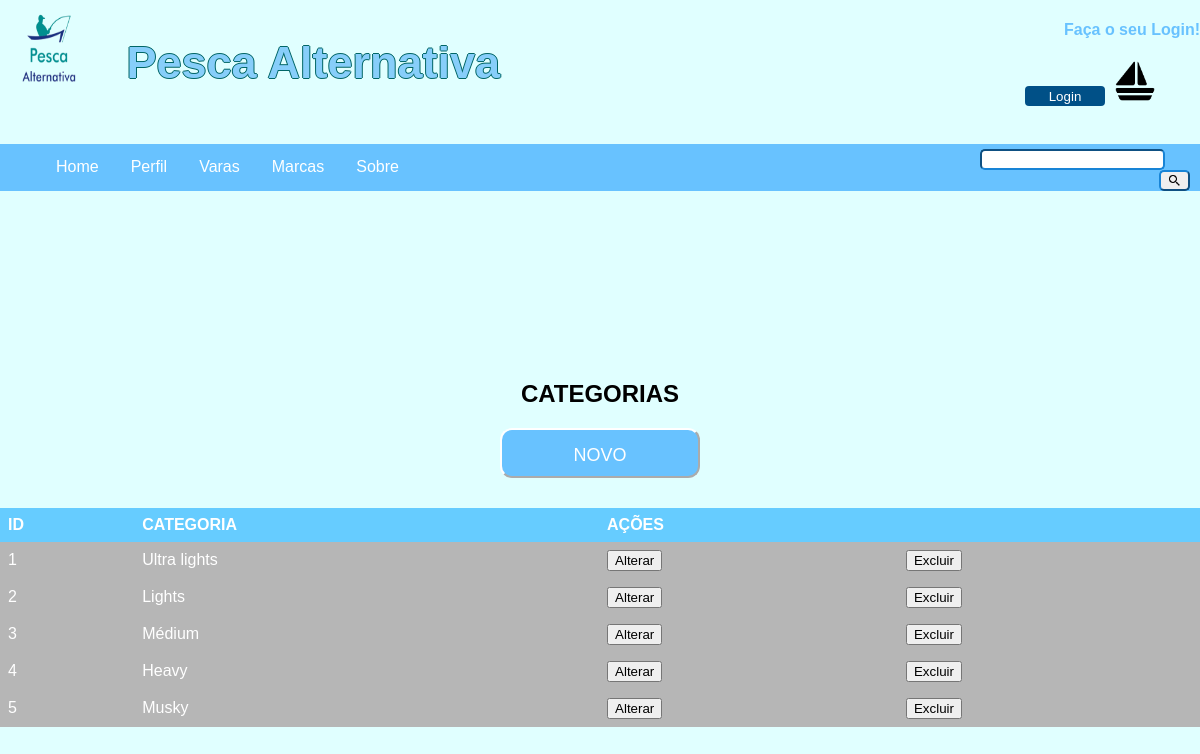
Screenshot of /categoria.php with the database file from the repository.
### tables this page shows
CREATE TABLE `categoria` (
  `id` int(11) NOT NULL AUTO_INCREMENT,
  `categoria` varchar(45) DEFAULT NULL,
  PRIMARY KEY (`id`)
);

### categoria.php (the view, shortened to what this page needs)
<?php
	include ("menu.php");
	?>
<html>
	<head>
  	<link rel="stylesheet" href="style2.css">
		<link rel="stylesheet" href="style.css">
	</head>
	<body style="background-color:#E0FFFF;color:black;">
<?php
$page = (isset($_GET['page']) ? $_GET['page']:1);
$sqlQuery = "select * from categoria limit ".(($page-1)*10).",10";
$mysqlQuery = mysqli_query($conexao,$sqlQuery);
echo "<div style='text-align: center;margin-bottom: 30px;'><h2>CATEGORIAS</h2> <a href=categoria_form.php><button class='botao'>NOVO</button></a></div>";
echo "<div id='da'>";
echo "<table style='margin-bottom: 25px;'>";
echo "<tr>";
echo "<th>";
echo "ID";
echo "</th>";
echo "<th>";
echo "CATEGORIA";
echo "</th>";
echo "<th colspan=2>";
echo "AÇÕES";
echo "</th>";
echo "</tr>";
while($search=mysqli_fetch_assoc($mysqlQuery)){
$resultadoRegistro[0]=$search["id"];
$resultadoRegistro[1]=$search["categoria"];
echo "<tr>";
echo "<td>";
echo $resultadoRegistro[0];
echo "</td>";
echo "<td bordercolor=black>";
echo $resultadoRegistro[1];
echo "</td>";
echo "<td bordercolor=black>";
echo "<a href='categoria_form.php?id=".$resultadoRegistro[0]."'><button>Alterar</button>";
echo "</td>";
echo "<td bordercolor=black>";
echo "<a href='categoria_delete.php?id=".$resultadoRegistro[0]."'><button>Excluir</button>";
echo "</td>";
echo "</tr>";
}
echo "</table></div>";
?>
</body>
</html>

### style2.css (style rules this page uses)
* { outline: none; font-family: Arial, Helvetica, sans-serif; }

### style.css (style rules this page uses)
* { outline: none; font-family: Arial, Helvetica, sans-serif; }
.botao { border-radius: 12px; padding: 15px; text-align: center; background-color:#68c2ff; border-color: white; color: white; font-size:18px; height: 50px; width: 200px; }
body { background-color: #3d3b3b; min-height: 500px; margin: 0; background-attachment: fixed; background-position: center; background-repeat: no-repeat; background-size: cover; }

### categoria.php (style rules this page uses)
table { border-collapse: collapse; width: 100%; color:white; }
th, td { text-align: left; padding: 8px; }
tr { background-color: #b6b6b6 }
th { background-color: #66ccff; color: white; }

### rows the page displays
categoria: id "1", categoria "Ultra lights"
categoria: id "2", categoria "Lights"
categoria: id "3", categoria "Médium"
categoria: id "4", categoria "Heavy"
categoria: id "5", categoria "Musky"
